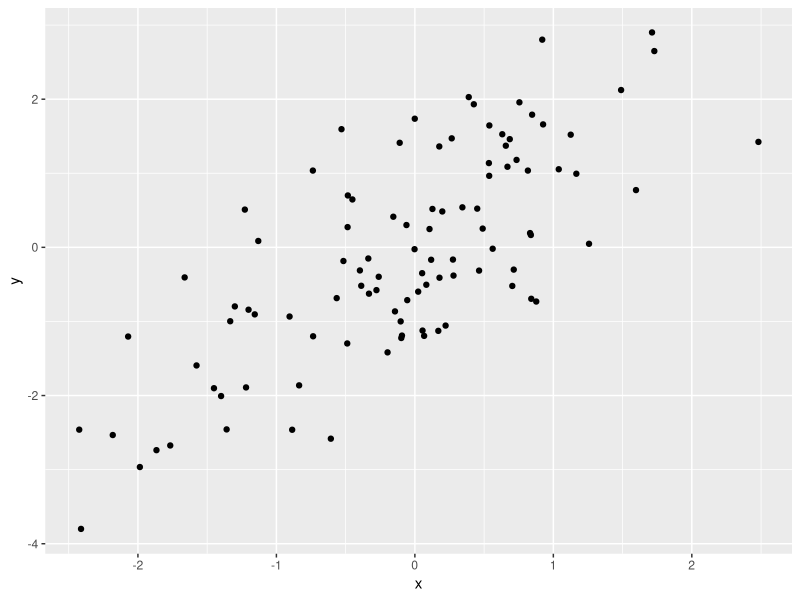
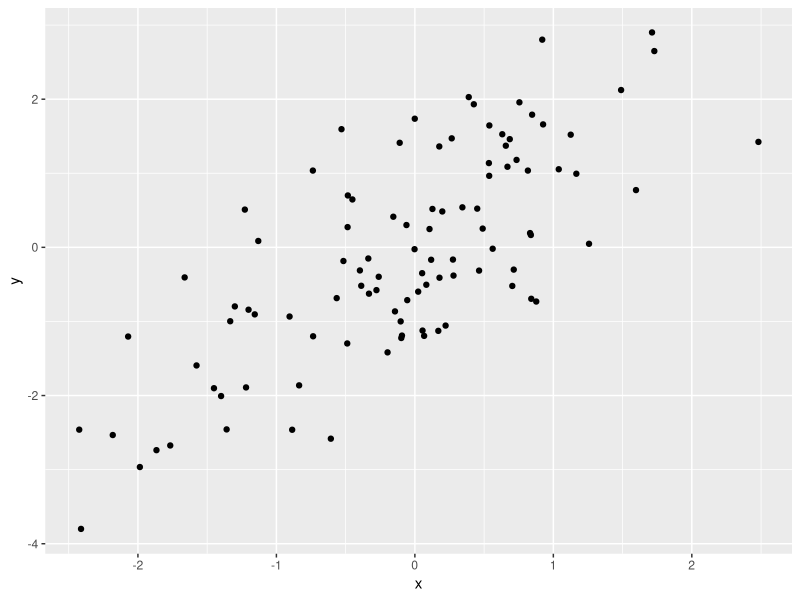
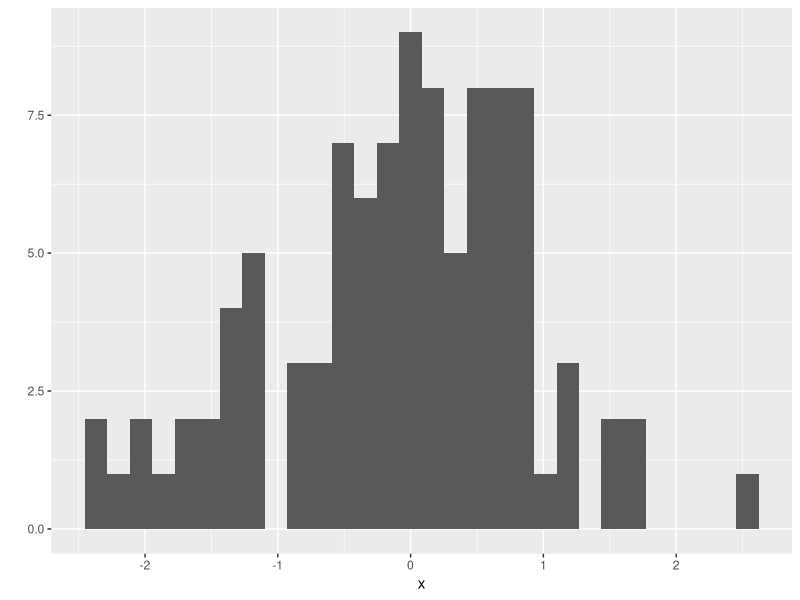
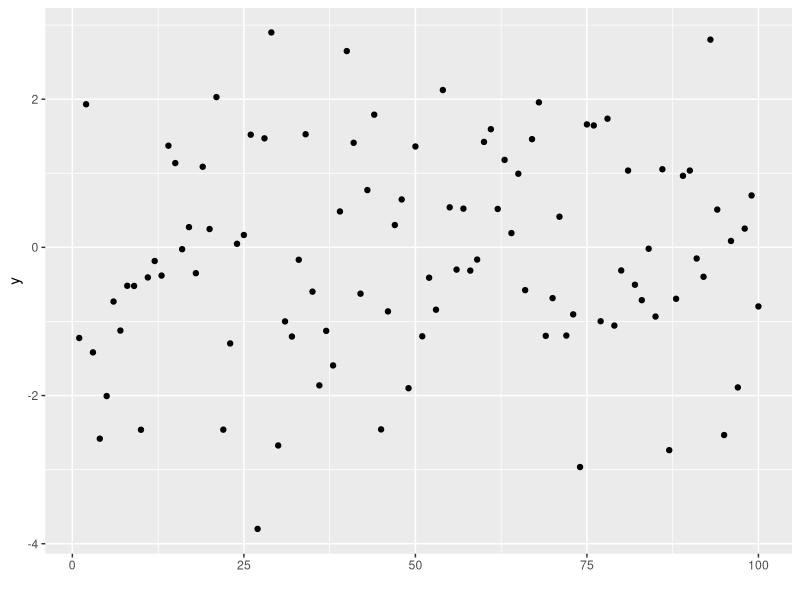
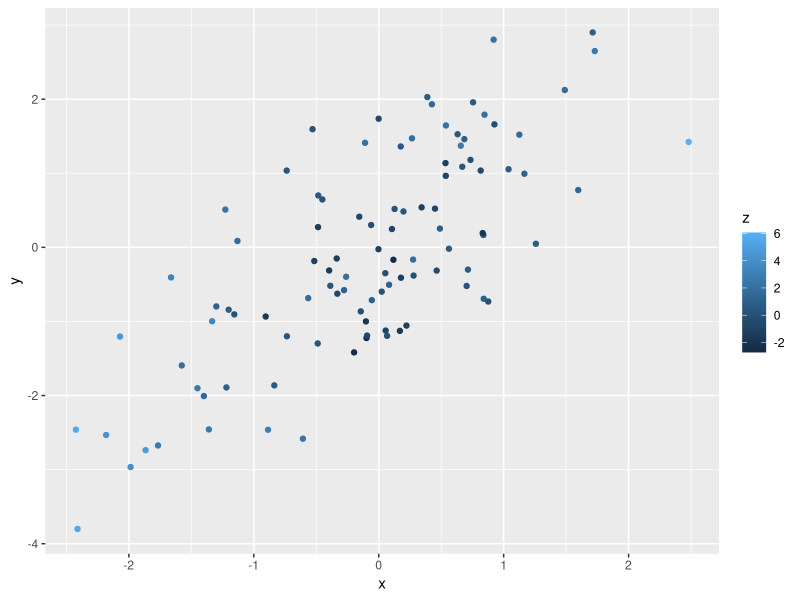
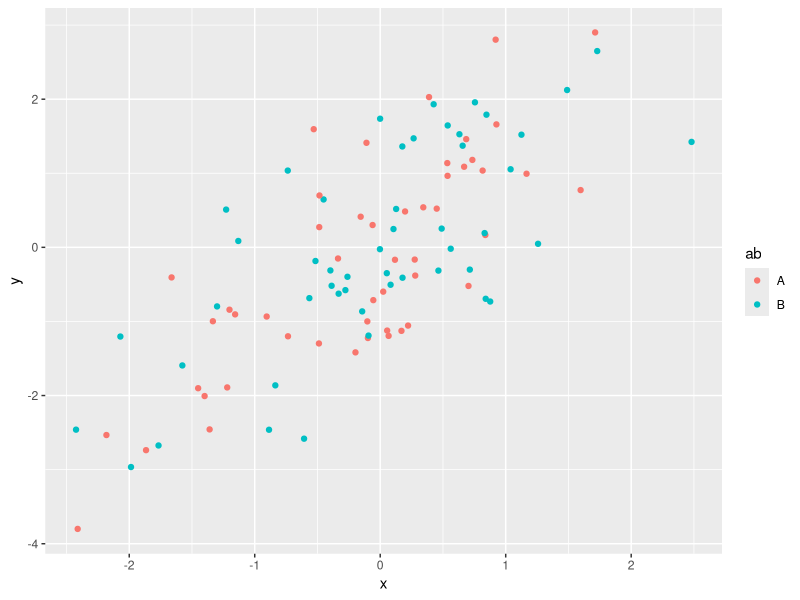
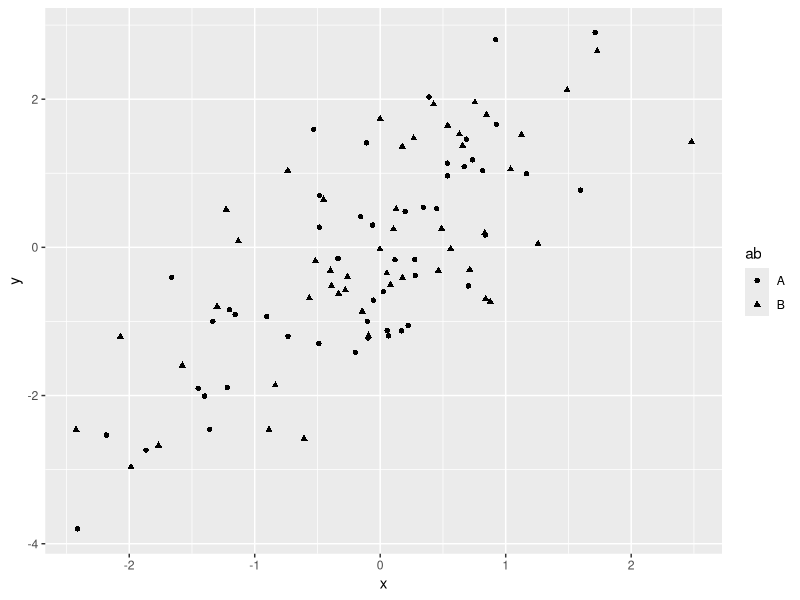
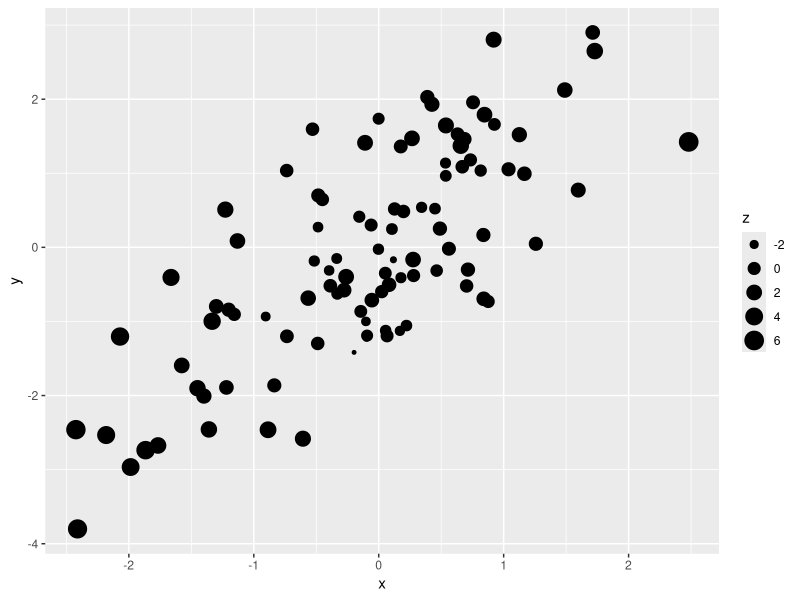

Write R code to recreate these figures, in order.
# qplot basics
x <- rnorm(100)
y <- x+rnorm(100)
z <- x^2+rnorm(100)
ab <- as.factor(rep(c('A','B'),50))
cde <- as.factor(c('C',rep(c('C','D','E'),33)))
df <- data.frame(x,y,z,ab,cde)
head(df)
library(ggplot2)
# data
qplot(x,y)
qplot(x,y,data=df)
qplot(x,data=df) # histogram
qplot(y=y,data=df) # data points by row
# grouping
qplot(x,y,data=df,color=z)
qplot(x,y,data=df,color=ab)
qplot(x,y,data=df,shape=ab)
qplot(x,y,data=df,size=z)
qplot(x,y,data=df,size=ab) # bad practice
qplot(x,y,data=df,alpha=z)
qplot(x,y,data=df,alpha=ab)
qplot(x,y,data=df,fill=z) # bad, see below
qplot(x,y,data=df,fill=ab) # bad, see below
qplot(x,data=df,color=ab)
qplot(x,data=df,fill=ab)
qplot(ab,x,data=df,geom=c('boxplot','jitter'), color=ab)
qplot(ab,x,data=df,geom=c('boxplot','jitter'), color=ab, fill=cde)

# geoms
qplot(x,y,geom='point')
qplot(ab,y,geom='point') # bad, see jitter
qplot(ab,cde,geom='point') # bad, see jitter
qplot(x,y,geom='smooth')
qplot(x,y,geom='boxplot') # bad practice
qplot(ab,y,geom='boxplot')
qplot(ab,cde,geom='boxplot')
qplot(x,y,geom='line')
qplot(x,geom='histogram')
qplot(x,geom='density')
qplot(x,geom='bar') # bad practice
qplot(cde,geom='bar')
qplot(x,y,geom='jitter') # the same as point
qplot(ab,y,geom='jitter')
qplot(ab,cde,geom='jitter')
qplot(x,y,geom='path')
qplot(x,geom='dotplot')
# examples
qplot(x,y,data=df,color=cde,shape=ab)
qplot(x,z,data=df,geom='smooth', fill=ab)
qplot(x,y,data=df,color=z)
qplot(ab,cde,data=df,color=cde,shape=ab,geom='jitter')
qplot(x,geom='dotplot',color=ab)
qplot(x,geom='dotplot',fill=ab)
qplot(x,geom='dotplot',color=ab,fill=ab)
# smooth
qplot(x,y,geom='smooth', method='loess') # default
qplot(x,y,geom='smooth', method='lm')
qplot(x,y,geom='smooth', method='gam')
require(MASS); qplot(x,y,geom='smooth', method='rlm')
qplot(x,z,geom='smooth')
qplot(x,z,geom='smooth', method='lm')
qplot(x,z,geom='smooth', method='lm', formula=y~poly(x,2))
qplot(x,z,geom=c('point','smooth'))#, method='lm', formula=y~poly(x,2)) # Error: Unknown parameters: method, formula
# facets
qplot(x,y,data=df,facets=.~ab) # columns
qplot(x,y,data=df,facets=ab~.) # rows
qplot(x,y,data=df,facets=ab~cde)
# margins
qplot(x,y,data=df,facets=ab~cde,margins=T)
# examples
qplot(x,y,data=df,facets=ab~cde,size=z,color=cde,shape=ab)
qplot(x,y,data=df,facets=ab~cde,size=z,color=cde,shape=ab, margins=T)
qplot(x,y,data=df,facets=ab~cde,geom=c('point','smooth'))
qplot(x,y,data=df,facets=ab~cde,geom=c('point','smooth'), margins=T)
qplot(x,y,data=df,facets=ab~cde,geom=c('point','smooth'),color=cde,size=z)
qplot(x,y,data=df,facets=ab~cde,geom=c('point','smooth'),color=cde,size=z,margins=T)
# log, asp
qplot(x,y,data=df)
qplot(x,y,data=df,log='y')
qplot(x,y,data=df,asp=1)
qplot(x,y,data=df,asp=2)
# annotating, limiting
qplot(x,y,data=df,main='The Main Title',ylab='ylab',xlab='xlab')
qplot(x,y,data=df,main='The Main Title',ylab='ylab',xlab='xlab', xlim=c(-4,4), ylim=c(-4,4))

################################################################################

# qplot help
# Use data from data.frame
qplot(mpg, wt, data = mtcars)
qplot(mpg, wt, data = mtcars, colour = cyl)
qplot(mpg, wt, data = mtcars, size = cyl)
qplot(mpg, wt, data = mtcars, facets = vs ~ am)

qplot(1:10, rnorm(10), colour = runif(10))
qplot(1:10, letters[1:10])
mod <- lm(mpg ~ wt, data=mtcars)
qplot(resid(mod), fitted(mod))

f <- function() {
    a <- 1:10
    b <- a ^ 2
    qplot(a, b)
}
f()

# To set aesthetics, wrap in I()
qplot(mpg, wt, data = mtcars, colour = I("red"))

# qplot will attempt to guess what geom you want depending on the input
# both x and y supplied = scatterplot
qplot(mpg, wt, data = mtcars)
# just x supplied = histogram
qplot(mpg, data = mtcars)
# just y supplied = scatterplot, with x = seq_along(y)
qplot(y = mpg, data = mtcars)

# Use different geoms
qplot(mpg, wt, data = mtcars, geom = "path")
qplot(factor(cyl), wt, data = mtcars, geom = c("boxplot", "jitter"))
qplot(mpg, data = mtcars, geom = "dotplot")

################################################################################

# quick R
# ggplot2 examples
library(ggplot2) 
# create factors with value labels 
mtcars$gear <- factor(mtcars$gear,levels=c(3,4,5),
                      labels=c("3gears","4gears","5gears")) 
mtcars$am <- factor(mtcars$am,levels=c(0,1),
                    labels=c("Automatic","Manual")) 
mtcars$cyl <- factor(mtcars$cyl,levels=c(4,6,8),
                     labels=c("4cyl","6cyl","8cyl")) 
# Kernel density plots for mpg
# grouped by number of gears (indicated by color)
qplot(mpg, data=mtcars, geom="density", fill=gear, alpha=I(.5), 
      main="Distribution of Gas Milage", xlab="Miles Per Gallon", 
      ylab="Density")
# Scatterplot of mpg vs. hp for each combination of gears and cylinders
# in each facet, transmittion type is represented by shape and color
qplot(hp, mpg, data=mtcars, shape=am, color=am, 
      facets=gear~cyl, size=I(3),
      xlab="Horsepower", ylab="Miles per Gallon") 
# Separate regressions of mpg on weight for each number of cylinders
qplot(wt, mpg, data=mtcars, geom='smooth', # geom=c("point", "smooth"), generates an error:
      method="lm", formula=y~x, color=cyl, # Error: Unknown parameters: method, formula
      main="Regression of MPG on Weight", 
      xlab="Weight", ylab="Miles per Gallon")
# Boxplots of mpg by number of gears 
# observations (points) are overlayed and jittered
qplot(gear, mpg, data=mtcars, geom=c("boxplot", "jitter"), 
      fill=gear, main="Mileage by Gear Number",
      xlab="", ylab="Miles per Gallon")
# Customization
p <- qplot(hp, mpg, data=mtcars, shape=am, color=am, 
           facets=gear~cyl, main="Scatterplots of MPG vs. Horsepower",
           xlab="Horsepower", ylab="Miles per Gallon")
p
# White background and black grid lines
p + theme_bw()
library('ggthemes')
p + theme_few()
# Large brown bold italics labels
# and legend placed at top of plot
p + theme(axis.title=element_text(face="bold.italic", 
                                  size="12", color="brown"), legend.position="top")
